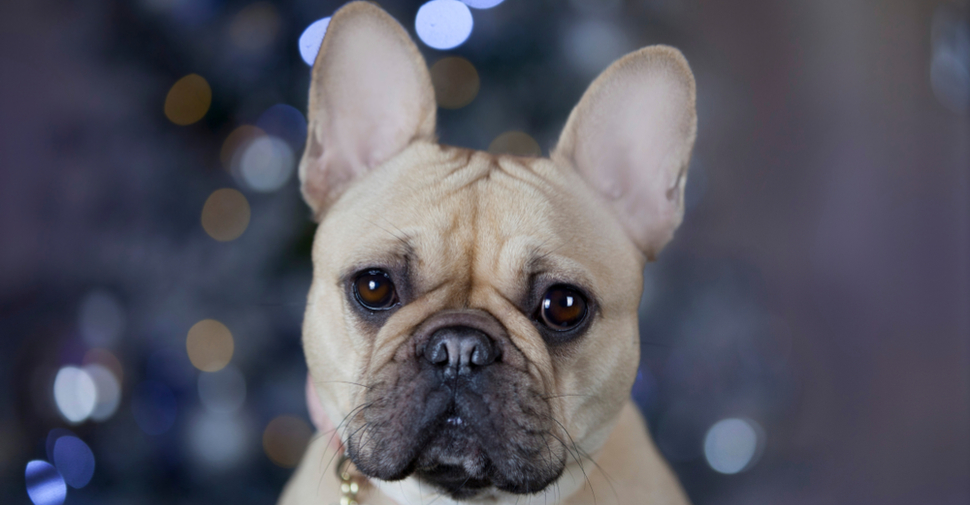
#> input picture dog.jpg, 970 x 505 px, given in place of the camera
$ python imageProcessingGradient.py
#> lines starting #> are read from the running program, lines starting #| are printed output that depends on the picture; after the words box and inside, x2 and y2 are one past the last pixel; in counts of white or black regions, pixels touching at a corner belong together
# Gradient morphological operation on input frame

import cv2 as cv
import numpy as np

scr = cv.VideoCapture(0)

while 1:
    _, image = scr.read()
#> image is the input picture: shape (505, 970, 3); mean B, G, R 97.4, 86.1, 86.8
    hsv = cv.cvtColor(image, cv.COLOR_BGR2HSV)
#> hsv: shape (505, 970, 3); mean H, S, V 98.8, 60.3, 101.6
    blue1 = np.array([110, 50, 50])
    blue2 = np.array([130, 255, 255])
    mask = cv.inRange(hsv, blue1, blue2)
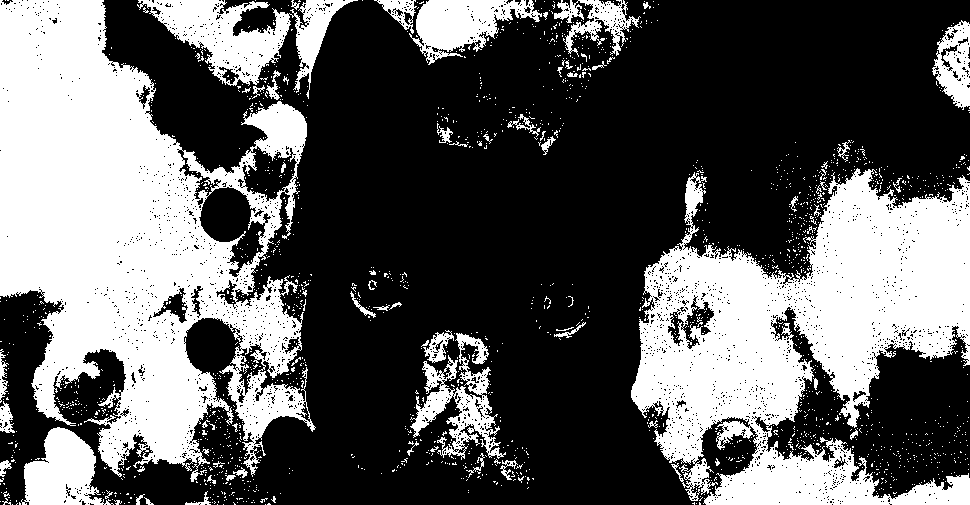
#> mask: shape (505, 970); 36.5% white; 1798 white regions (1726 under 20 px), largest, box (x1, y1, x2, y2) and area: (0, 0, 316, 482) 82670, (631, 168, 970, 505) 63395, (137, 0, 358, 99) 8177
    res = cv.bitwise_and(image, image, mask = mask)
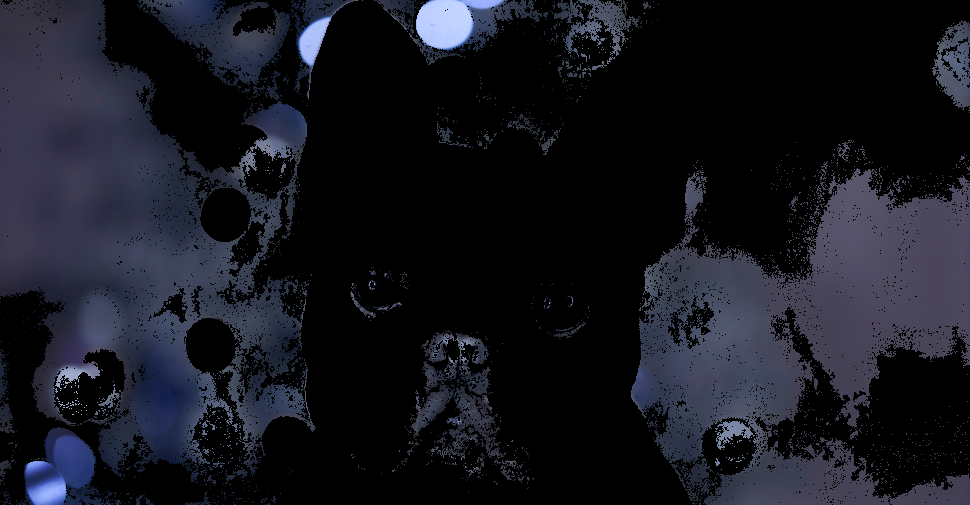
#> res: shape (505, 970, 3); mean B, G, R 31.7, 23.4, 22.2
    kernel = np.ones((5, 5), np.uint8)
    gradient = cv.morphologyEx(mask, cv.MORPH_GRADIENT, kernel)
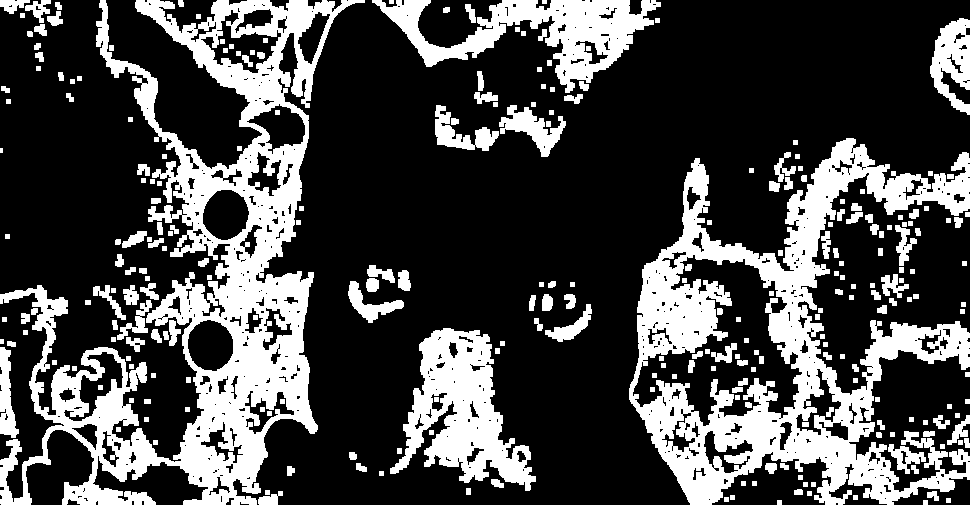
#> gradient: shape (505, 970); 28.4% white; 267 white regions (1 under 20 px), largest, box (x1, y1, x2, y2) and area: (0, 0, 365, 505) 52195, (629, 138, 970, 505) 43782, (390, 328, 536, 491) 11024
    cv.imshow('Gradient', gradient)
    cv.imshow('Original', image)
    if cv.waitKey(1) & 0xFF == ord('q'):
#> (key q is pressed here)
        break

cv.destroyAllWindows()
scr.release()
